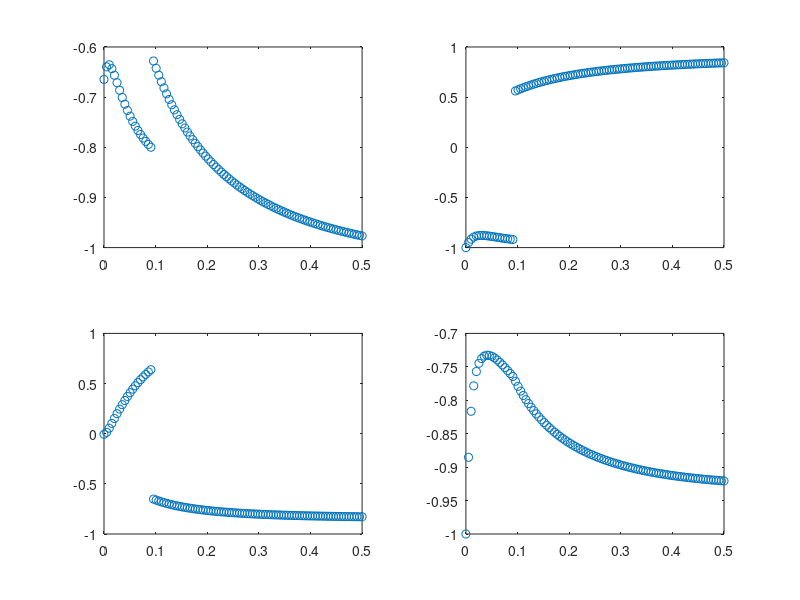

Here is the MATLAB script that generated this plot:
clc
clear
% Origin input parameters
Fr=1.02;
Res=8.45;
Gam=0.05877;
A=3000; %nondimension length by rint
sc1=deg2rad(20.9);
sc2=deg2rad(32.76);
sc=deg2rad(29); %倾角
charL=0.825e-3;
beta=0.136;
g=9.8;
C=5/4; %profile shape coeff.
    nu=(2/9)*(charL/beta)*sqrt(g)*(sin(sc)/sqrt(cos(sc)))*((tan(sc2)-tan(sc))/(tan(sc)-tan(sc1)));
    gammastar=(tan(sc2)-tan(sc))/(tan(sc)-tan(sc1));
    gamma=(beta/charL)*(g*cos(sc))^(1/2);
% Downstream info.
    us=(Fr*Res*nu*(g*cos(sc))^(1/2))^(1/2);
    hs=(Res/Fr)*nu/(g*cos(sc))^(1/2);
 
% Incoming flow char.
Rint=2.5e-2;
a=A*Rint; %real a
%q0=3.5e-7; %Q/2pi here determined by init Fr and Res from 'infty' downstream
q0=a*cos(sc)*hs*us;

%uint=2*q0/(rint^2); %only ref velocity
rint=hs;
uint=us;

%New nondimen Numbers
F0=uint/(g*rint*cos(sc))^(1/2);
R0=(uint*(rint)^(1/2))/nu;

Us=us/uint;
Hs=hs/rint;

    %eta=(tan(sc2)-tan(sc1))/gammastar;
    eta=tan(sc1)+(tan(sc2)-tan(sc1))/(1+gammastar);
    G=gammastar;
    Gamp=(G./((1+G).^2)).*(tan(sc2)-tan(sc1));

% Eigenvalue sol.s
N1=100;
%N2=100;
N2=1;
AA=linspace(0,0.5,N1);
%BB=linspace(-5,10,N2);
for k=1:N2
    %B=BB(k);
    B=0;
    x1=[];
    x2=[];
    VF1=[];
    VF2=[];
    for j=1:N1
        Ak=AA(j);
        % Only for test

        L(1,1)=1i*Ak*Us+Us/A;
        L(1,2)=1i*Ak*Hs+Hs/A;
%         L(1,1)=1i*Ak*Us;
%         L(1,2)=1i*Ak*Hs;
        L(2,1)=1i*Ak*(1/F0^2)-(3/2)*(Gamp/F0^2)/Hs;
        L(2,2)=1i*C*Ak*Us+2*Us/A+(Hs^(1/2))*(1/R0)*(Ak^2+(B/(A*cos(sc)))^2)+(Gamp/F0^2)/Us;
%         L(2,2)=1i*C*Ak*Us+(Hs^(1/2))*(1/R0)*(Ak^2+(B/(A*cos(sc)))^2)+(Gamp/F0^2)/Us;

        RHS=1i.*eye(2);
        
        [V,D]=eig(L,RHS);
        RD=diag(D);
        VF1(:,j)=V(:,1);
        VF2(:,j)=V(:,2);
        WW(:,j)=RD; 
    end
%end

% 获取矩阵的大小
[m, n] = size(WW);
% 
% 初始化排序后的复矩阵
SWW = zeros(m, n);
% 逐列排序
for col = 1:n
    % 提取当前列的虚部
    imag_parts = imag(WW(:, col));
    % 获取排序后的索引
    [~, sorted_indices] = sort(imag_parts);
    % 根据排序后的索引重新排列当前列
    SWW(:, col) = WW(sorted_indices, col);
end

    OneDre(k,:)=imag(SWW(m,:));
end
% subplot(3,1,1)
% plot(AA,imag(SWW(2,:)))
% hold on
% subplot(3,1,2)
% plot(AA,real(SWW(2,:)))
% hold on
% subplot(3,1,3)
% plot(real(SWW(2,:)),imag(SWW(2,:)))
% hold on
% figure()

% subplot(2,1,1)
% plot(AA,imag(WW(1,:)))
% hold on
% subplot(2,1,2)
% plot(AA,imag(WW(2,:)))
% hold on
% figure()
subplot(2,2,1)
plot(AA,real(VF1(1,:)),'o')
hold on
subplot(2,2,2)
plot(AA,real(VF1(2,:)),'o')
hold on
subplot(2,2,3)
plot(AA,real(VF2(1,:)),'o')
hold on
subplot(2,2,4)
plot(AA,real(VF2(2,:)),'o')
hold on

